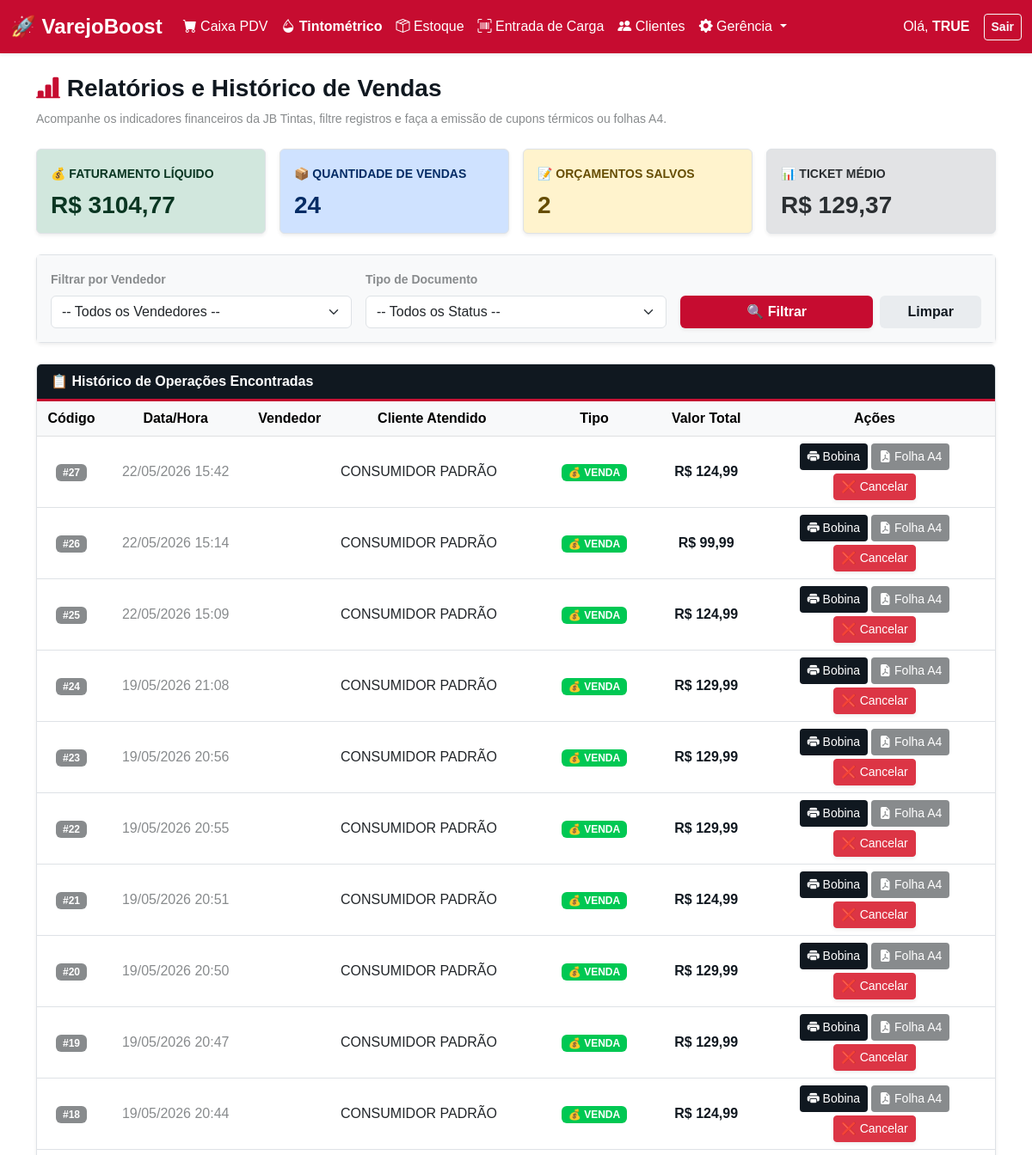
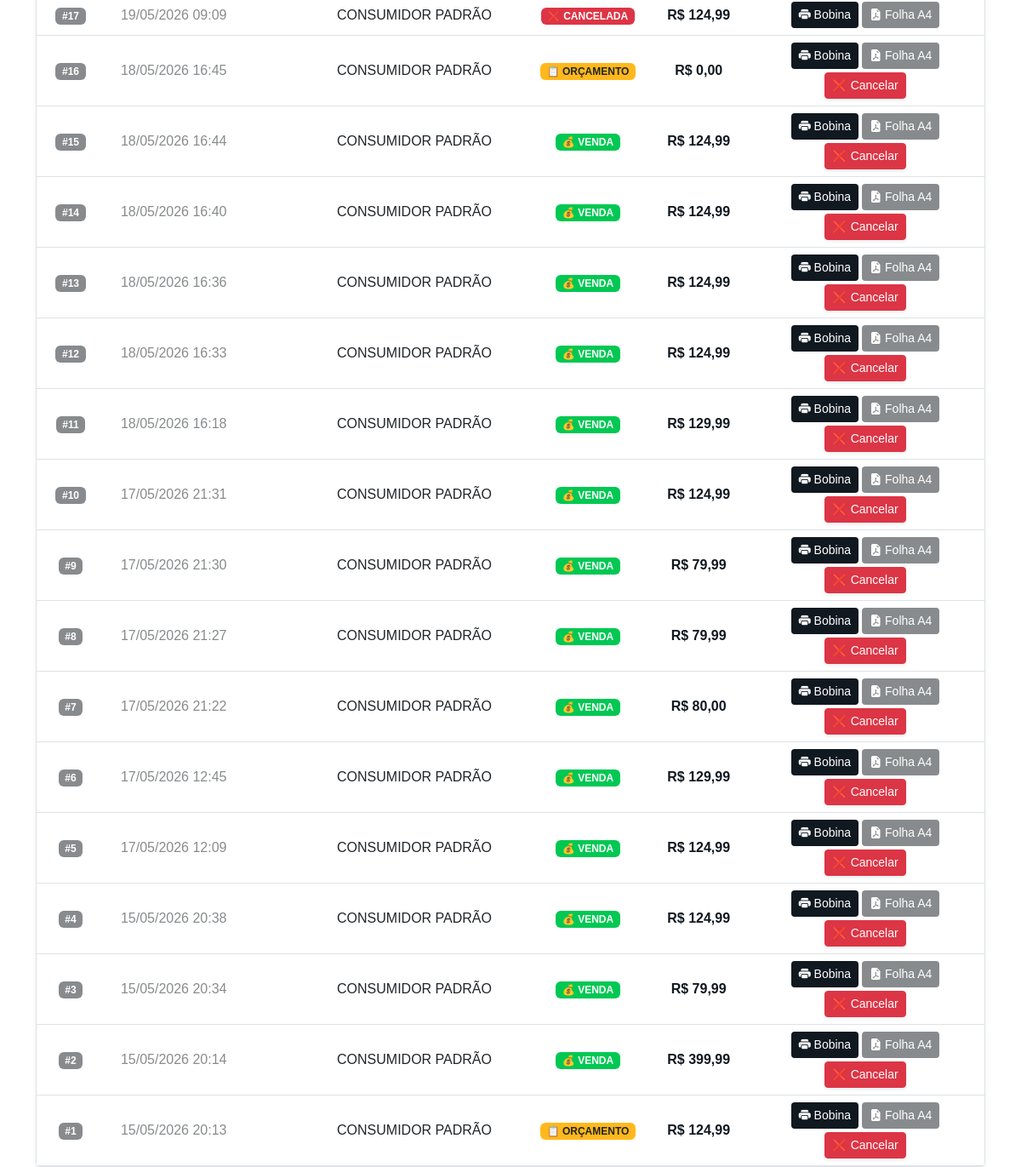
The page /gerencia/relatorios/ (signed in) on the database its author committed (2 pictures, top to bottom).
### inventario/models.py (models this page shows, shortened)
class Vendas(models.Model):
    data_venda = models.DateTimeField(default=timezone.now)
    valor_total = models.DecimalField(max_digits=10, decimal_places=2, default=0.00)
    status = models.CharField(max_length=20, default='VENDA')
    cliente = models.ForeignKey(Clientes, on_delete=models.SET_NULL, null=True, blank=True)

### inventario/views/relatorios.py (the view)
# urls.py: path('gerencia/relatorios/', relatorios.tela_relatorios, name='tela_relatorios'),
def tela_relatorios(request):
    if 'usuario_logado' not in request.session:
        return redirect('login')
    vendas = Vendas.objects.all().order_by('-id')
    vendedores = Usuarios.objects.all()
    filtro_vendedor = request.GET.get('vendedor', '')
    filtro_status = request.GET.get('status', '')
    if filtro_vendedor:
        vendas = vendas.filter(vendedor__icontains=filtro_vendedor)
    if filtro_status:
        vendas = vendas.filter(status=filtro_status)
    vendas_ativas = vendas.filter(status='VENDA')
    qtd_vendas = vendas_ativas.count()
    faturamento_liquido = vendas_ativas.aggregate(total=Sum('valor_total'))['total'] or 0.0
    qtd_orcamentos = vendas.filter(status='ORCAMENTO').count()
    if qtd_vendas > 0:
        ticket_medio = float(faturamento_liquido) / float(qtd_vendas)
    else:
        ticket_medio = 0.0
    context = {
        'vendas': vendas,
        'faturamento_liquido': faturamento_liquido,
        'qtd_vendas': qtd_vendas,
        'qtd_orcamentos': qtd_orcamentos,
        'ticket_medio': ticket_medio,
        'vendedores': vendedores,
        'filtros': {
            'vendedor': filtro_vendedor,
            'status': filtro_status
        }
    }
    return render(request, 'inventario/relatorios.html', context)

### inventario/templates/inventario/relatorios.html (shortened to what this page needs)
{% extends 'inventario/base.html' %}
{% block content %}
<div class="mb-4">
    <h3 class="fw-bold" style="color: #101820;"><i class="bi bi-bar-chart-line-fill" style="color: #C60C30;"></i> Relatórios e Histórico de Vendas</h3>
    <p class="small" style="color: #888B8D;">Acompanhe os indicadores financeiros da JB Tintas, filtre registros e faça a emissão de cupons térmicos ou folhas A4.</p>
</div>
<div class="row g-3 mb-4">
    <div class="col-md-3">
        <div class="card shadow-sm border-0 h-100" style="background-color: #d1e7dd;"> <div class="card-body">
                <span class="small fw-bold text-success-emphasis">💰 FATURAMENTO LÍQUIDO</span>
                <h3 class="fw-bold mt-2 mb-0 text-success-emphasis">R$ {{ faturamento_liquido|default:"0"|floatformat:2 }}</h3>
            </div>
        </div>
    </div>
    <div class="col-md-3">
        <div class="card shadow-sm border-0 h-100" style="background-color: #cfe2ff;"> <div class="card-body">
                <span class="small fw-bold text-primary-emphasis">📦 QUANTIDADE DE VENDAS</span>
                <h3 class="fw-bold mt-2 mb-0 text-primary-emphasis">{{ qtd_vendas|default:"0" }}</h3>
            </div>
        </div>
    </div>
    <div class="col-md-3">
        <div class="card shadow-sm border-0 h-100" style="background-color: #fff3cd;"> <div class="card-body">
                <span class="small fw-bold text-warning-emphasis">📝 ORÇAMENTOS SALVOS</span>
                <h3 class="fw-bold mt-2 mb-0 text-warning-emphasis">{{ qtd_orcamentos|default:"0" }}</h3>
            </div>
        </div>
    </div>
    <div class="col-md-3">
        <div class="card shadow-sm border-0 h-100" style="background-color: #e2e3e5;"> <div class="card-body">
                <span class="small fw-bold text-secondary-emphasis">📊 TICKET MÉDIO</span>
                <h3 class="fw-bold mt-2 mb-0 text-secondary-emphasis">R$ {{ ticket_medio|default:"0"|floatformat:2 }}</h3>
            </div>
        </div>
    </div>
</div>
<div class="card shadow-sm border-0 mb-4">
    <div class="card-body bg-light">
        <form method="GET" action="." class="row g-3 align-items-end">
            <div class="col-md-4">
                <label class="form-label small fw-bold" style="color: #888B8D;">Filtrar por Vendedor</label>
                <select name="vendedor" class="form-select">
                    <option value="">-- Todos os Vendedores --</option>
                </select>
            </div>
            <div class="col-md-4">
                <label class="form-label small fw-bold" style="color: #888B8D;">Tipo de Documento</label>
                <select name="status" class="form-select">
                    <option value="">-- Todos os Status --</option>
                </select>
            </div>
            <div class="col-md-4 d-flex gap-2">
                <button type="submit" class="btn text-white w-100 fw-bold shadow-sm" style="background-color: #C60C30; border: none;">
                    🔍 Filtrar
                </button>
                <a href="{% url 'tela_relatorios' %}" class="btn fw-bold w-50" style="background-color: #e9ecef; color: #101820;">
                    Limpar
                </a>
            </div>
        </form>
    </div>
</div>
<div class="card shadow-sm border-0">
    <div class="card-header text-white fw-bold" style="background-color: #101820; border-bottom: 3px solid #C60C30;">📋 Histórico de Operações Encontradas</div>
    <div class="card-body p-0">
        <div class="table-responsive">
            <table class="table table-hover align-middle text-center mb-0">
                <thead class="table-light">
                    <tr>
                        <th width="80">Código</th>
                        <th>Data/Hora</th>
                        <th>Vendedor</th>
                        <th>Cliente Atendido</th>
                        <th>Tipo</th>
                        <th>Valor Total</th>
                        <th class="text-center" width="280">Ações</th>
                    </tr>
                </thead>
                <tbody>
                    {% for v in vendas %}
                    <tr>
                        <td><span class="badge" style="background-color: #888B8D;">#{{ v.id }}</span></td>
                        <td style="color: #888B8D;">{{ v.data_venda|date:"d/m/Y H:i" }}</td>
                        <td style="color: #101820;"><strong>{{ v.vendedor|upper }}</strong></td>
                        <td class="text-start">{{ v.cliente|default:"Consumidor Padrão"|upper }}</td>
                        <td>
                            {% if v.status == 'VENDA' %}
                                <span class="badge px-2 py-1" style="background-color: #00C853; color: white;">💰 VENDA</span>
                            {% elif v.status == 'CANCELADA' %}
                                <span class="badge px-2 py-1 bg-danger text-white">❌ CANCELADA</span>
                            {% else %}
                                <span class="badge px-2 py-1 text-dark" style="background-color: #FFB81C;">📋 ORÇAMENTO</span>
                            {% endif %}
                        </td>
                        <td class="fw-bold" style="color: #101820;">R$ {{ v.valor_total|floatformat:2 }}</td>
                        <td class="text-center align-middle">
                            <div class="d-flex justify-content-center flex-wrap gap-1">
                                <a href="{% url 'imprimir_cupom' v.id %}" target="_blank" class="btn btn-sm text-white px-2" style="background-color: #101820;" title="Imprimir Bobina">
                                    <i class="bi bi-printer-fill"></i> Bobina
                                </a>
                                <a href="{% url 'imprimir_cupom_a4' v.id %}" target="_blank" class="btn btn-sm text-white px-2" style="background-color: #888B8D;" title="Imprimir Folha A4">
                                    <i class="bi bi-file-earmark-pdf-fill"></i> Folha A4
                                </a>
                                {% if v.status == 'CANCELADA' %}
                                    {% else %}
                                    <button class="btn btn-sm btn-danger px-2 shadow-sm" onclick="abrirModalCancelar('{{ v.id }}')" title="Cancelar Documento">
                                        ❌ Cancelar
                                    </button>
                                {% endif %}
                            </div>
                        </td>
                    </tr>
                    {% endfor %}
                </tbody>
            </table>
        </div>
    </div>
</div>
{% endblock %}

### inventario/templates/inventario/base.html (style rules this page uses)
body { background-color: #FFFFFF; color: #101820; font-family: sans-serif; }
.card { border: 1px solid #dee2e6 !important; }
.table { color: #101820 !important; }

### rows shown on the page
Vendas: id "27", data_venda "22/05/2026 15:42", cliente "CONSUMIDOR PADRÃO", status "💰 VENDA", valor_total "124,99"
Vendas: id "26", data_venda "22/05/2026 15:14", cliente "CONSUMIDOR PADRÃO", status "💰 VENDA", valor_total "99,99"
Vendas: id "25", data_venda "22/05/2026 15:09", cliente "CONSUMIDOR PADRÃO", status "💰 VENDA", valor_total "124,99"
Vendas: id "24", data_venda "19/05/2026 21:08", cliente "CONSUMIDOR PADRÃO", status "💰 VENDA", valor_total "129,99"
Vendas: id "23", data_venda "19/05/2026 20:56", cliente "CONSUMIDOR PADRÃO", status "💰 VENDA", valor_total "129,99"
Vendas: id "22", data_venda "19/05/2026 20:55", cliente "CONSUMIDOR PADRÃO", status "💰 VENDA", valor_total "129,99"
Vendas: id "21", data_venda "19/05/2026 20:51", cliente "CONSUMIDOR PADRÃO", status "💰 VENDA", valor_total "124,99"
Vendas: id "20", data_venda "19/05/2026 20:50", cliente "CONSUMIDOR PADRÃO", status "💰 VENDA", valor_total "129,99"
Vendas: id "19", data_venda "19/05/2026 20:47", cliente "CONSUMIDOR PADRÃO", status "💰 VENDA", valor_total "129,99"
Vendas: id "18", data_venda "19/05/2026 20:44", cliente "CONSUMIDOR PADRÃO", status "💰 VENDA", valor_total "124,99"
Vendas: id "17", data_venda "19/05/2026 09:09", cliente "CONSUMIDOR PADRÃO", status "❌ CANCELADA", valor_total "124,99"
Vendas: id "16", data_venda "18/05/2026 16:45", cliente "CONSUMIDOR PADRÃO", status "📋 ORÇAMENTO", valor_total "0,00"
Vendas: id "15", data_venda "18/05/2026 16:44", cliente "CONSUMIDOR PADRÃO", status "💰 VENDA", valor_total "124,99"
Vendas: id "14", data_venda "18/05/2026 16:40", cliente "CONSUMIDOR PADRÃO", status "💰 VENDA", valor_total "124,99"
Vendas: id "13", data_venda "18/05/2026 16:36", cliente "CONSUMIDOR PADRÃO", status "💰 VENDA", valor_total "124,99"
Vendas: id "12", data_venda "18/05/2026 16:33", cliente "CONSUMIDOR PADRÃO", status "💰 VENDA", valor_total "124,99"
Vendas: id "11", data_venda "18/05/2026 16:18", cliente "CONSUMIDOR PADRÃO", status "💰 VENDA", valor_total "129,99"
Vendas: id "10", data_venda "17/05/2026 21:31", cliente "CONSUMIDOR PADRÃO", status "💰 VENDA", valor_total "124,99"
Vendas: id "9", data_venda "17/05/2026 21:30", cliente "CONSUMIDOR PADRÃO", status "💰 VENDA", valor_total "79,99"
Vendas: id "8", data_venda "17/05/2026 21:27", cliente "CONSUMIDOR PADRÃO", status "💰 VENDA", valor_total "79,99"
Vendas: id "7", data_venda "17/05/2026 21:22", cliente "CONSUMIDOR PADRÃO", status "💰 VENDA", valor_total "80,00"
Vendas: id "6", data_venda "17/05/2026 12:45", cliente "CONSUMIDOR PADRÃO", status "💰 VENDA", valor_total "129,99"
Vendas: id "5", data_venda "17/05/2026 12:09", cliente "CONSUMIDOR PADRÃO", status "💰 VENDA", valor_total "124,99"
Vendas: id "4", data_venda "15/05/2026 20:38", cliente "CONSUMIDOR PADRÃO", status "💰 VENDA", valor_total "124,99"
Vendas: id "3", data_venda "15/05/2026 20:34", cliente "CONSUMIDOR PADRÃO", status "💰 VENDA", valor_total "79,99"
Vendas: id "2", data_venda "15/05/2026 20:14", cliente "CONSUMIDOR PADRÃO", status "💰 VENDA", valor_total "399,99"
Vendas: id "1", data_venda "15/05/2026 20:13", cliente "CONSUMIDOR PADRÃO", status "📋 ORÇAMENTO", valor_total "124,99"

### other values the page prints
{{ request.session.usuario_logado|upper }} "TRUE"
{{ faturamento_liquido|default:"0"|floatformat:2 }} "3104,77"
{{ qtd_vendas|default:"0" }} "24"
{{ qtd_orcamentos|default:"0" }} "2"
{{ ticket_medio|default:"0"|floatformat:2 }} "129,37"
